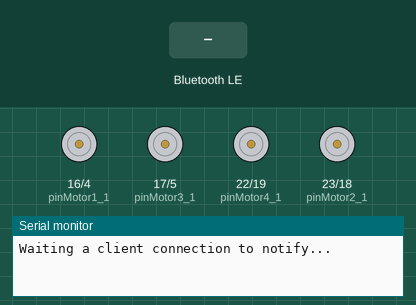
Recording of a sketch running on a simulated ESP32. Shown: motor-driver pin pairs drawn as motors (green arrow = first pin HIGH = forward, orange = second pin HIGH = backward, longer = more drive), the last lines printed to the serial monitor. The test bench sets the inputs (shaded band). Nothing arrives over Bluetooth unless stated; a phone connects over Bluetooth LE 3 s after start.

Above: at 1.2 s.
1.3 s: Bluetooth LE write "F" received
At 3.05 s:
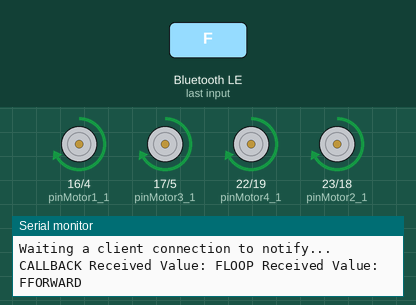
4.3 s: Bluetooth LE write "B" received
At 5.6 s:
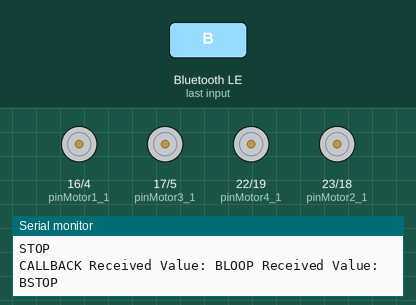
5.9 s: Bluetooth LE write "R" received
At 6.9 s:
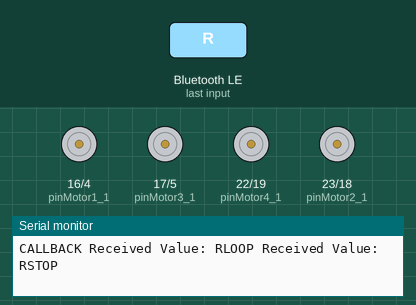
7.5 s: Bluetooth LE write "L" received
At 7.9 s:
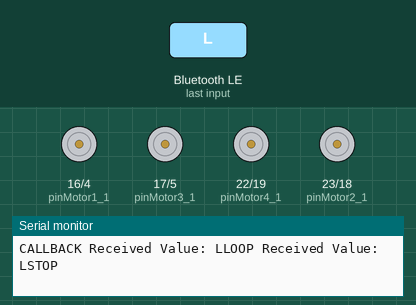
Timing chart, 0 to 10.1 s (numbered marks = the images above; inputs shaded):
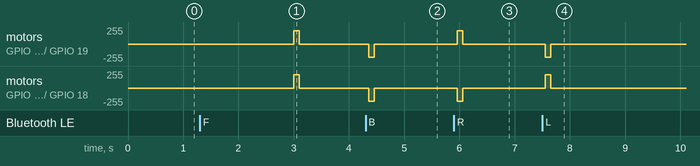

The sketch:

ComRasberryPI.ino
```cpp
#include <BLEDevice.h>
#include <BLEServer.h>
#include <BLEUtils.h>
#include <BLE2902.h>
#include <string.h>
#include <stdio.h>

BLEServer *pServer = NULL;
BLECharacteristic * pTxCharacteristic;
bool deviceConnected = false;
bool oldDeviceConnected = false;
uint8_t txValue = 0;

int speed = 200;            // 255 = 46,12 cm/s;
std::string cmd;
int wait_time = 100, time_or_cmd, i;

// See the following for generating UUIDs:
// https://www.uuidgenerator.net/

#define SERVICE_UUID           "6E400001-B5A3-F393-E0A9-E50E24DCCA9E" // UART service UUID
#define CHARACTERISTIC_UUID_RX "6E400002-B5A3-F393-E0A9-E50E24DCCA9E"
#define CHARACTERISTIC_UUID_TX "6E400003-B5A3-F393-E0A9-E50E24DCCA9E"

#define pinMotor1_1 16     // PWM 1 - motor 1
#define pinMotor1_2 4      // PWM 2 - motor 1
#define pinMotor2_1 23     // PWM 1 - motor 2
#define pinMotor2_2 18    // PWM 2 - motor 2
#define pinMotor3_1 17   // PWM 2 - motor 2
#define pinMotor3_2 5    // PWM 2 - motor 2
#define pinMotor4_1 22    // PWM 2 - motor 2
#define pinMotor4_2 19

//--------------------------------CLASSES-------------------------------//
class MyServerCallbacks: public BLEServerCallbacks {
    void onConnect(BLEServer* pServer) {
      deviceConnected = true;
    };

    void onDisconnect(BLEServer* pServer) {
      deviceConnected = false;
    }
};

class MyCallbacks: public BLECharacteristicCallbacks {
    void onWrite(BLECharacteristic *pCharacteristic) {
      std::string rxValue = pCharacteristic->getValue();
      cmd = rxValue;
      if (rxValue.length() > 0) {
        Serial.print("CALLBACK Received Value: ");
        for (int i = 0; i < rxValue.length(); i++){
          Serial.print(cmd[i]);
        }
      }
    }
};

class DCMotor {
  int spd = 255, pin1, pin2;
  int spdstop = 0;
  public:

    void Pinout(int in1, int in2){ // Method for declaring motor pinout
      pin1 = in1;
      pin2 = in2;
      pinMode(pin1, OUTPUT);
      pinMode(pin2, OUTPUT);
      }       void Speed(int in1){ // Method for saving motor speed
      spd = in1;
      }
    void Forward(){ // Method to go forward
      analogWrite(pin1, spd);
      digitalWrite(pin2, LOW);
      }
    void Backward(){ // Method to go backward
      digitalWrite(pin1, LOW);
      analogWrite(pin2, spd);
      }
    void Stop(){ // Method to stop
      analogWrite(pin1, spdstop);
      analogWrite(pin2, spdstop);
      }
   };

DCMotor Motor1, Motor2, Motor3, Motor4;                 // Motor objects

//------------------------------SETUP----------------------------//
void setup() {
  Serial.begin(9600);
  Motor1.Pinout(pinMotor1_1,pinMotor1_2); // Set motor pins.
  Motor2.Pinout(pinMotor2_1,pinMotor2_2);
  Motor3.Pinout(pinMotor3_1,pinMotor3_2);
  Motor4.Pinout(pinMotor4_1,pinMotor4_2);

  // Create the BLE Device
  BLEDevice::init("UART Service For ESP32");

  // Create the BLE Server
  pServer = BLEDevice::createServer();
  pServer->setCallbacks(new MyServerCallbacks());

  // Create the BLE Service
  BLEService *pService = pServer->createService(SERVICE_UUID);

  // Create a BLE Characteristic
  pTxCharacteristic = pService->createCharacteristic(
                                        CHARACTERISTIC_UUID_TX,
                                        BLECharacteristic::PROPERTY_NOTIFY
                                    );

  pTxCharacteristic->addDescriptor(new BLE2902());

  BLECharacteristic * pRxCharacteristic = pService->createCharacteristic(
                                             CHARACTERISTIC_UUID_RX,
                                            BLECharacteristic::PROPERTY_WRITE
                                        );

  pRxCharacteristic->setCallbacks(new MyCallbacks());

  // Start the service
  pService->start();

  // Start advertising
  pServer->getAdvertising()->start();
  Serial.println("Waiting a client connection to notify...");
}

void loop() {

    if (deviceConnected) {
        if (cmd.length() > 0 && cmd != "CLEAR") {
          Serial.print("LOOP Received Value: ");
          for (int i = 0; i < cmd.length(); i++){
            Serial.print(cmd[i]);
            motor_control(cmd[i], speed, wait_time, Motor1, Motor2, Motor3, Motor4);
          }
          cmd = "CLEAR";
        }
        delay(10); // bluetooth stack will go into congestion, if too many packets are sent
    }

    // disconnecting
    if (!deviceConnected && oldDeviceConnected) {
        delay(500); // give the bluetooth stack the chance to get things ready
        pServer->startAdvertising(); // restart advertising
        Serial.println("start advertising");
        oldDeviceConnected = deviceConnected;
    }
    // connecting
    if (deviceConnected && !oldDeviceConnected) {
        // do stuff here on connecting
        oldDeviceConnected = deviceConnected;
    }
}

//------------------------------MOTORCONTROL---------------------------------//
void motor_control (char cmd, int speed,int del, DCMotor Motor1, DCMotor Motor2, DCMotor Motor3, DCMotor Motor4){
  if (cmd == 'F'){
    Motor1.Speed(speed); // Set motors speed
    Motor2.Speed(speed);
    Motor3.Speed(speed);
    Motor4.Speed(speed);
    Motor1.Forward();
    Motor2.Forward();
    Motor3.Forward();
    Motor4.Forward();
    Serial.print("FORWARD\n");
    delay(del);
  }
  else if (cmd == 'B'){
    Motor1.Speed(speed); // Set motors speed
    Motor2.Speed(speed);
    Motor3.Speed(speed);
    Motor4.Speed(speed);
    Motor1.Backward();
    Motor2.Backward();
    Motor3.Backward();
    Motor4.Backward();
    delay(del);
  }
  else if (cmd == 'R'){
    Motor1.Speed(speed); // Set motors speed
    Motor2.Speed(speed);
    Motor3.Speed(speed);
    Motor4.Speed(speed);
    Motor1.Forward();
    Motor2.Backward();
    Motor3.Backward();
    Motor4.Forward();
    delay(del);
  }
  else if (cmd == 'L'){
    Motor1.Speed(speed); // Set motors speed
    Motor2.Speed(speed);
    Motor3.Speed(speed);
    Motor4.Speed(speed);
    Motor1.Backward();
    Motor2.Forward();
    Motor3.Forward();
    Motor4.Backward();
    delay(del);
  }
  Serial.print("STOP\n");
  Motor1.Stop();
  Motor2.Stop();
  Motor3.Stop();
  Motor4.Stop();
}
```

Measured:
- after the input at 1.3 s, motor on GPIO 16 (pinMotor1_1) / GPIO 4 (pinMotor1_2), motor on GPIO 17 (pinMotor3_1) / GPIO 5 (pinMotor3_2), motor on GPIO 22 (pinMotor4_1) / GPIO 19 (pinMotor4_2), motor on GPIO 23 (pinMotor2_1) / GPIO 18 (pinMotor2_2): stopped → forward 200/255 after 1.7 s, → stopped 0.10 s later
- after the input at 4.3 s, motor on GPIO 16 (pinMotor1_1) / GPIO 4 (pinMotor1_2), motor on GPIO 17 (pinMotor3_1) / GPIO 5 (pinMotor3_2), motor on GPIO 22 (pinMotor4_1) / GPIO 19 (pinMotor4_2), motor on GPIO 23 (pinMotor2_1) / GPIO 18 (pinMotor2_2): stopped → backward 200/255 after 0.05 s, → stopped 0.10 s later
- after the input at 5.9 s, motor on GPIO 16 (pinMotor1_1) / GPIO 4 (pinMotor1_2): stopped → forward 200/255 after 0.06 s, → stopped 0.10 s later; motor on GPIO 17 (pinMotor3_1) / GPIO 5 (pinMotor3_2): stopped → backward 200/255 after 0.06 s, → stopped 0.10 s later
- after the input at 7.5 s, motor on GPIO 16 (pinMotor1_1) / GPIO 4 (pinMotor1_2): stopped → backward 200/255 after 0.05 s, → stopped 0.10 s later; motor on GPIO 17 (pinMotor3_1) / GPIO 5 (pinMotor3_2): stopped → forward 200/255 after 0.05 s, → stopped 0.10 s later
